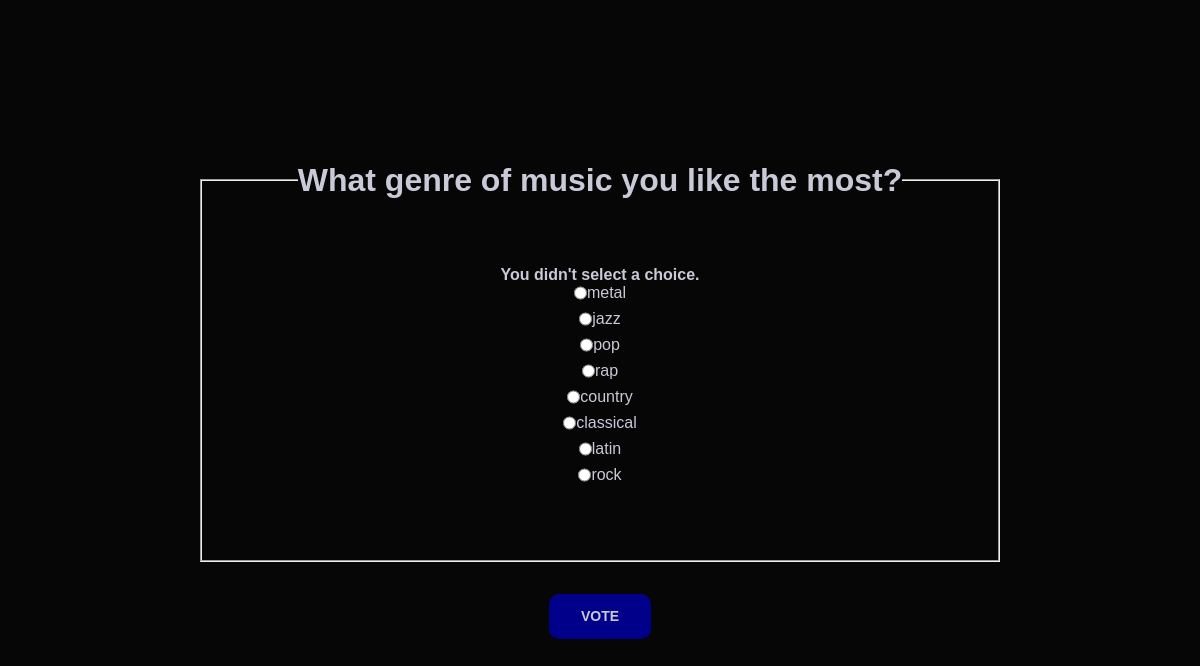
The page /polls/4/vote/ on the database its author committed.
### polls/models.py (models this page shows, shortened)
class Question(models.Model):
    question_text = models.CharField(max_length=200)
    pub_date = models.DateTimeField("date published")

class Choice(models.Model):
    question = models.ForeignKey(Question, on_delete=models.CASCADE)
    choice_text = models.CharField(max_length=200)
    votes = models.IntegerField(default=0)

### polls/views.py (the view)
# urls.py: path("<int:question_id>/vote/", views.vote, name="vote"),
def vote(request, question_id):
    question = get_object_or_404(Question, pk=question_id)
    try:
        selected_choice = question.choice_set.get(pk=request.POST["choice"])
    except (KeyError, Choice.DoesNotExist):
        return render(
            request,
            "polls/detail.html",
            {
                "question": question,
                "error_message": "You didn't select a choice.",
            },
        )
    else:
        selected_choice.votes += 1
        selected_choice.save()
        return HttpResponseRedirect(reverse("polls:results", args=(question.id,)))

### polls/templates/polls/detail.html (shortened to what this page needs)
{% load static %}
<link rel="stylesheet" href="{% static 'polls/main.css' %}" />
<form action="{% url 'polls:vote' question.id %}" method="post">
  <fieldset>
    <legend>
      <h1>{{ question.question_text }}</h1>
    </legend>
    {% if error_message %}
    <p><strong>{{ error_message }}</strong></p>
    {% endif %}
    {% for choice in question.choice_set.all %}
    <div class="voting_place">
      <div class="voting_radios"><input type="radio" name="choice" id="choice{{ forloop.counter }}" value="{{ choice.id }}" />
        <label for="choice{{ forloop.counter }}" class="">{{ choice.choice_text }}</label><br />
      </div>
    </div>
    {% endfor %}
  </fieldset>
  <input type="submit" value="Vote" class="submit_btn" />
</form>

### polls/static/polls/main.css (style rules this page uses)
*, *::after, *::before { box-sizing: border-box; margin: 0; padding: 0; }
form { display: grid; place-items: center; }
fieldset { width: 800px; height: 400px; display: flex; flex-direction: column; justify-content: center; align-items: center; margin-bottom: 2rem; }
fieldset legend { text-align: center; }
fieldset .voting_place { display: flex; flex-wrap: wrap; flex-direction: column; justify-content: center; align-items: center; }
.submit_btn { display: flex; align-items: center; color: rgb(201, 201, 216); padding: 0 2rem 0 2rem; font-size: 14px; font-weight: bold; background-color: darkblue; width: -moz-fit-content; width: fit-content; height: 45px; text-align: center; text-transform: uppercase; border: none; border-radius: 10px; }
.voting_place .voting_radios { display: flex; justify-content: space-between; padding-bottom: 0.5rem; }

### rows shown on the page
Question: question_text "What genre of music you like the most?"
Choice: choice_text "metal"
Choice: choice_text "jazz"
Choice: choice_text "pop"
Choice: choice_text "rap"
Choice: choice_text "country"
Choice: choice_text "classical"
Choice: choice_text "latin"
Choice: choice_text "rock"

### other values the page prints
{{ error_message }} "You didn't select a choice."
